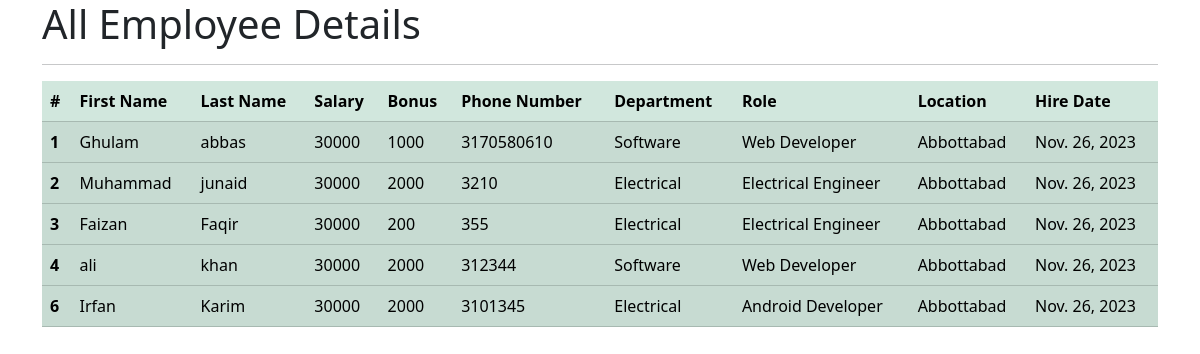
The app's page /all_emp with its own data.
### emp_app/models.py (models this page shows, shortened)
class Employee(models.Model):
    first_name = models.CharField(max_length=100, null=False)
    last_name = models.CharField(max_length=100, null=False)
    dept = models.ForeignKey(Department, on_delete=models.CASCADE)
    salary = models.IntegerField(default=0)
    bonus = models.IntegerField(default=0)
    role = models.ForeignKey(Role, on_delete= models.CASCADE)
    phone = models.IntegerField(default=0)
    hire_date = models.DateField()
    def __str__(self):
        return '%s %s, %s' %(self.first_name, self.last_name,self.phone)

class Department(models.Model):
    name = models.CharField(max_length=100, null=False)
    location = models.CharField(max_length=100)

class Role(models.Model):
    name = models.CharField(max_length=100, null=False)

### emp_app/views.py (the view)
def all_emp(request):
    emps = Employee.objects.all()
    context = {
        'emps':emps
    }
    print(context)
    return render(request, 'View_all_emp.html',context)

### emp_app/templates/view_all_emp.html (shortened to what this page needs)
<!doctype html>
<html lang="en">
<head>
    <link href="https://cdn.jsdelivr.net/npm/bootstrap@5.3.2/dist/css/bootstrap.min.css" rel="stylesheet"
>
</head>
<body>
    <div class="container">
        <h1>All Employee Details</h1>
        <hr>
        <table class="table table-success table-striped">
            <thead>
                <tr>
                    <th scope="col">#</th>
                    <th scope="col">First Name</th>
                    <th scope="col">Last Name</th>
                    <th scope="col">Salary</th>
                    <th scope="col">Bonus</th>
                    <th scope="col">Phone Number</th>
                    <th scope="col">Department</th>
                    <th scope="col">Role</th>
                    <th scope="col">Location</th>
                    <th scope="col">Hire Date</th>
                </tr>
            </thead>
            {% for emp in emps %}
            <tbody>
                <tr>
                    <th scope="row">{{emp.id}}</th>
                    <td>{{emp.first_name}}</td>
                    <td>{{emp.last_name}}</td>
                    <td>{{emp.salary}}</td>
                    <td>{{emp.bonus}}</td>
                    <td>{{emp.phone}}</td>
                    <td>{{emp.dept.name}}</td>
                    <td>{{emp.role.name}}</td>
                    <td>{{emp.dept.location}}</td>
                    <td>{{emp.hire_date}}</td>
                </tr>
            </tbody>
            {% endfor %}
        </table>
    </div>
</body>
</html>

### records on screen
Employee: id "1", first_name "Ghulam", last_name "abbas", salary "30000", bonus "1000", phone "3170580610", dept.name "Software", role.name "Web Developer", dept.location "Abbottabad", hire_date "Nov. 26, 2023"
Employee: id "2", first_name "Muhammad", last_name "junaid", salary "30000", bonus "2000", phone "3210", dept.name "Electrical", role.name "Electrical Engineer", dept.location "Abbottabad", hire_date "Nov. 26, 2023"
Employee: id "3", first_name "Faizan", last_name "Faqir", salary "30000", bonus "200", phone "355", dept.name "Electrical", role.name "Electrical Engineer", dept.location "Abbottabad", hire_date "Nov. 26, 2023"
Employee: id "4", first_name "ali", last_name "khan", salary "30000", bonus "2000", phone "312344", dept.name "Software", role.name "Web Developer", dept.location "Abbottabad", hire_date "Nov. 26, 2023"
Employee: id "6", first_name "Irfan", last_name "Karim", salary "30000", bonus "2000", phone "3101345", dept.name "Electrical", role.name "Android Developer", dept.location "Abbottabad", hire_date "Nov. 26, 2023"
